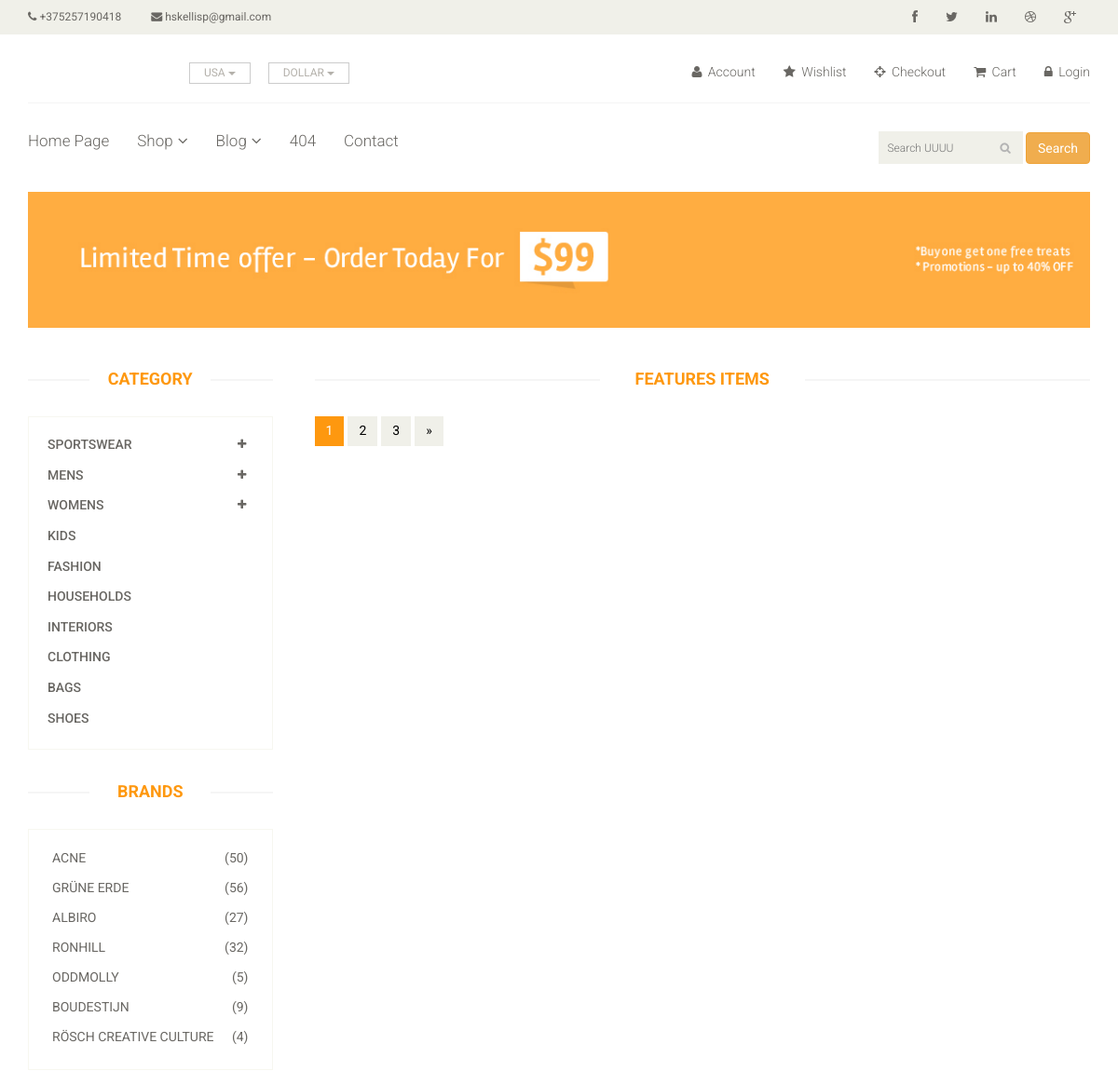
Before: /products/ (upper part) with the older database file.
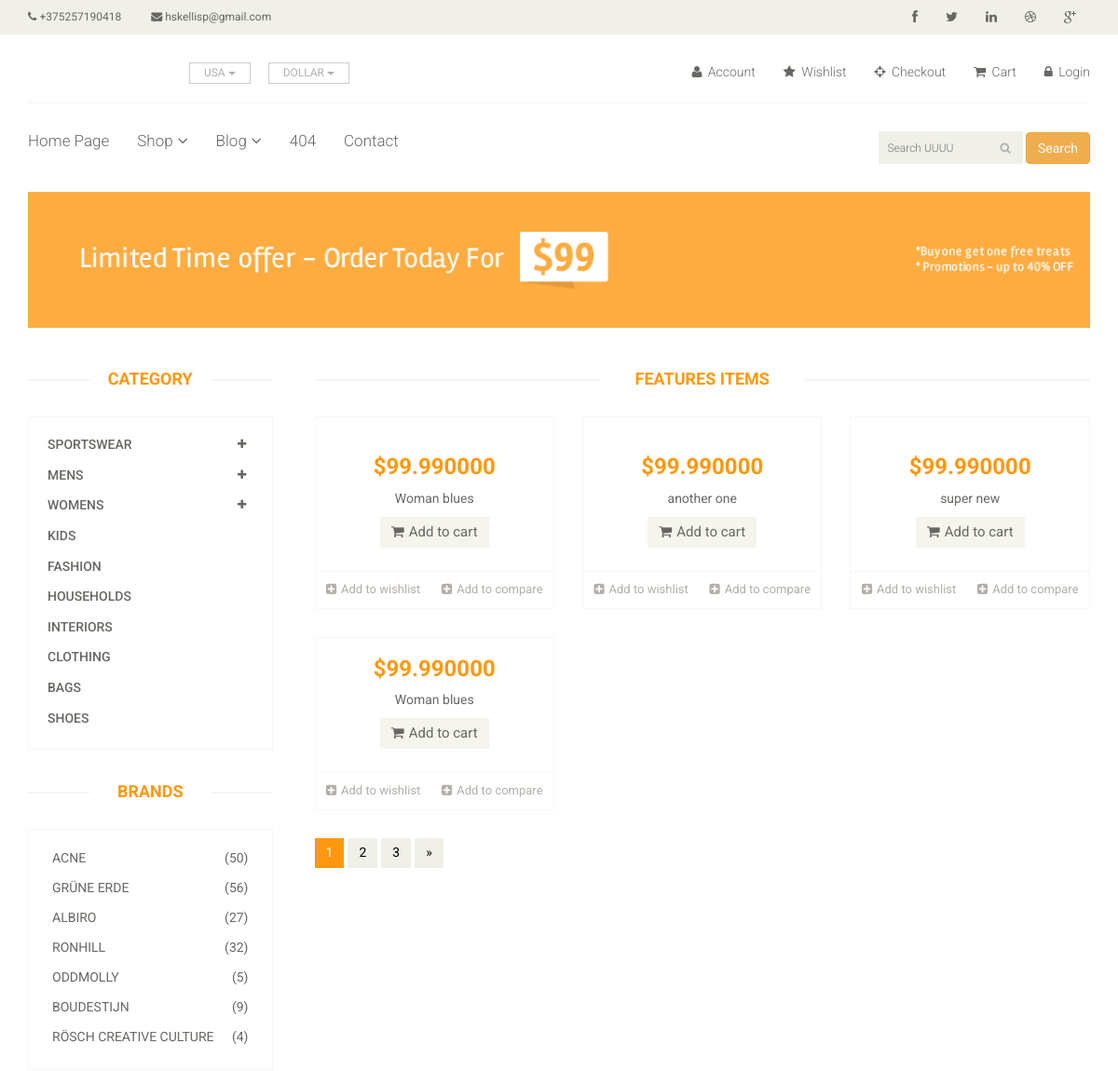
After: the same page with the newer database file.
### app/models.py (models this page shows, shortened)
class App(models.Model):
    name = models.CharField(max_length=255)
    phone = models.CharField(max_length=255)
    email = models.CharField(max_length=255)
    logo = models.ImageField(upload_to=upload_image_path, null=True, blank=True)
    social_links = models.ManyToManyField(Social)
    pages = models.ForeignKey(Page)

class Page(models.Model):
    name = models.CharField(max_length=255)
    slug =  models.CharField(max_length=255)
    url =  models.CharField(max_length=255)
    def __str__(self):
        return self.name

### products/models.py (models this page shows)
class Product(models.Model):
    title =  models.CharField(max_length=255)
    slug = models.SlugField(blank=True, unique=True)
    description = models.TextField()
    price =  models.DecimalField(decimal_places=6, max_digits=20, default=99.99)
    image = models.ImageField(upload_to=upload_image_path, null=True, blank=True)
    imgdetail = models.ImageField(upload_to=upload_image_path, null=True, blank=True)
    category = models.CharField(max_length=255)
    availability = models.CharField(max_length=255)
    condition = models.CharField(max_length=255)
    brand = models.CharField(max_length=255)
    featured = models.BooleanField(default=False)
    active = models.BooleanField(default=False)
    objects = ProductManager()
    def get_absolute_url(self):
        return reverse("products:detail", kwargs={"slug": self.slug})
    def __str__(self):
        return self.title

### products/views.py (the view)
class ProductListView(ListView):
    object_list = App.objects.all()
    template_name = "products/list.html"
    def get_context_data(self, *args, **kwargs):
        context = super(ProductListView, self).get_context_data(*args,**kwargs)
        print(context)
        object_list = App.objects.all()
        context['object_list'] = object_list
        return context
    def get_queryset(self, *args, **kwargs):
        request =  self.request
        product_list = Product.objects.all()
        return product_list

### products/models.py (called while the page is built)
    def active(self):
        return self.filter(active=True)

    def get_queryset(self):
        return ProductQuerySet(self.model, using=self._db)

    def all(self):
        return self.get_queryset().active()

### products/templates/products/list.html (shortened to what this page needs)
{% extends "base/base.html" %}
{% block content %}
{% include "shop/banner.html" %}
<section>
		<div class="container">
			<div class="row">
				<div class="col-sm-3">
					<div class="left-sidebar">
            {% include "main/category_bar.html" %}
            {% include "main/brands.html" %}
          </div>
        </div>
        <div class="col-sm-9 padding-right">
          {% include "main/featured_items.html" %}
          {% include "shop/pagination.html" %}
        </div>
      </div>
  </div>
</section>
{% endblock %}

### templates/base/header.html (shortened to what this page needs)
{% load static %}
{% url 'home' as home_url %}
{% url 'shop' as shop_url %}
{% url 'blog' as blog_url %}
{% url 'login' as login_url %}
{% url 'checkout' as checkout_url %}
{% url 'cart' as cart_url %}
{% url 'contact' as contact_url %}
{% url '404' as 404_url %}
{% for header in object_list %}
<header id="header">
		<div class="header_top">
			<div class="container">
				<div class="row">
					<div class="col-sm-6">
						<div class="contactinfo">
							<ul class="nav nav-pills">
								<li><a href="#"><i class="fa fa-phone"></i> {{header.phone}}</a></li>
								<li><a href="#"><i class="fa fa-envelope"></i> {{header.email}}</a></li>
							</ul>
						</div>
					</div>
					<div class="col-sm-6">
						<div class="social-icons pull-right">
							<ul class="nav navbar-nav">
								<li><a href="#"><i class="fa fa-facebook"></i></a></li>
								<li><a href="#"><i class="fa fa-twitter"></i></a></li>
								<li><a href="#"><i class="fa fa-linkedin"></i></a></li>
								<li><a href="#"><i class="fa fa-dribbble"></i></a></li>
								<li><a href="#"><i class="fa fa-google-plus"></i></a></li>
							</ul>
						</div>
					</div>
				</div>
			</div>
		</div>
		<div class="header-middle">
			<div class="container">
				<div class="row">
					<div class="col-sm-4">
						<div class="btn-group pull-right">
							<div class="btn-group">
								<button type="button" class="btn btn-default dropdown-toggle usa" data-toggle="dropdown">
									USA
									<span class="caret"></span>
								</button>
							</div>
							<div class="btn-group">
								<button type="button" class="btn btn-default dropdown-toggle usa" data-toggle="dropdown">
									DOLLAR
									<span class="caret"></span>
								</button>
							</div>
						</div>
					</div>
					<div class="col-sm-8">
						<div class="shop-menu pull-right">
							<ul class="nav navbar-nav">
								<li><a href="#"><i class="fa fa-user"></i> Account</a></li>
								<li><a href="#"><i class="fa fa-star"></i> Wishlist</a></li>
								<li><a href="{{checkout_url}}"
									class="{% if request.path == checkout_url %}active{% endif %}"><i class="fa fa-crosshairs"></i> Checkout</a></li>
								<li><a href="{{cart_url}}"
									class="{% if request.path == cart_url %}active{% endif %}"><i class="fa fa-shopping-cart"></i> Cart</a></li>
								{% if request.user.is_authenticated %}
								<li><a href="{{login_url}}"
									class="{% if request.path == login_url %}active{% endif %}">
									<i class="fa fa-lock"></i> Logout</a></li>
								{% else %}
								<li><a href="{{login_url}}"
									class="{% if request.path == login_url %}active{% endif %}">
									<i class="fa fa-lock"></i> Login</a></li>
								{% endif %}
							</ul>
						</div>
					</div>
				</div>
			</div>
		</div>
		<div class="header-bottom">
			<div class="container">
				<div class="row">
					<div class="col-sm-9">
						<div class="mainmenu pull-left">
							<ul class="nav navbar-nav collapse navbar-collapse">
								<li><a href="{{home_url}}"  class="{% if request.path == home_url %}active{% endif %}" >
									{{ header.pages}}</a></li>
								<li class="dropdown"><a href="{{shop_url}}"
									class="{% if request.path == shop_url %}active{% endif %}">Shop<i class="fa fa-angle-down"></i></a>
                                </li>
								<li class="dropdown"><a href="{{blog_url}}"
									class="{% if request.path == blog_url %}active{% endif %}">Blog<i class="fa fa-angle-down"></i></a>
                                </li>
								<li><a href="{{404_url}}" class="{% if request.path == 404_url %}active{% endif %}">404</a></li>
								<li><a href="{{contact_url}}" class="{% if request.path == contact_url %}active{% endif %}">Contact</a></li>
							</ul>
						</div>
					</div>
					<div class="col-sm-3">
					{% include 'search/snippets/search-form.html' %}
					</div>
				</div>
			</div>
		</div>
	</header>
{% endfor %}

### search/templates/search/snippets/search-form.html
<form  method="GET"  action="{% url "search:query" %}" class="" >
  <div class="search_box pull-right">
    <input type="text" name="q" placeholder="Search UUUU" value="{{ request.GET.q }}"/>
    <button type="submit" name="button" class="btn btn-warning"> Search </button>
  </div>
</form>

### templates/main/featured_items.html (shortened to what this page needs)
{% load static %}
<div class="features_items">
	<h2 class="title text-center">Features Items</h2>
		{% for pr in product_list %}
			<div class="col-sm-4">
				<div class="product-image-wrapper">
					<div class="single-products">
							<div class="productinfo text-center">
								<h2>${{pr.price}}</h2>
								<p>{{pr.title}}</p>
								<a href="#" class="btn btn-default add-to-cart"><i class="fa fa-shopping-cart"></i>Add to cart</a>
							</div>
							<div class="product-overlay">
								<div class="overlay-content">
								</div>
							</div>
					</div>
					<div class="choose">
						<ul class="nav nav-pills nav-justified">
							<li><a href="#"><i class="fa fa-plus-square"></i>Add to wishlist</a></li>
							<li><a href="#"><i class="fa fa-plus-square"></i>Add to compare</a></li>
						</ul>
					</div>
				</div>
			</div>
		{% endfor %}
</div>

Changed rows visible on the page:
now on this page (row edited): Product: price "99.990000", title "Woman blues"
now on this page (row edited): Product: price "99.990000", title "another one"
now on this page (row edited): Product: price "99.990000", title "super new"
now on this page (row edited): Product: price "99.990000", title "Woman blues"
